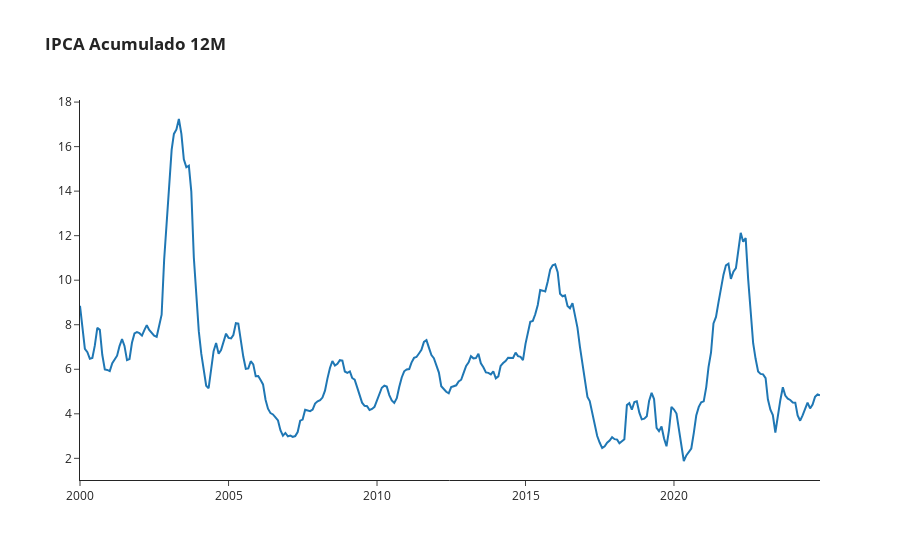

The code cell stored with this chart in its notebook:
### Code cell
#Criar o gráfico do IPCA

fig = go.Figure()
fig.add_trace(go.Scatter(name='IPCA', x=ipca.index, y=ipca.Value ))
fig.update_layout(title_text='<b>IPCA Acumulado 12M', template='simple_white')
fig.show()

### Figure 1 — Plotly figure (JSON) as saved in the notebook; plotly's stock layout.template omitted (floating-point values rounded to 4 significant figures; data arrays with more than 128 entries replaced by an {"elided": "..."} marker saying what was removed)
{"data": [{"name": "IPCA", "type": "scatter", "x": {"elided": "300 str values"}, "y": {"elided": "300 float values"}}], "layout": {"title": {"text": "<b>IPCA Acumulado 12M"}}}
